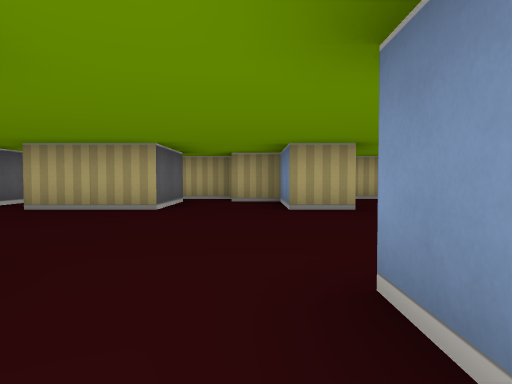
View 1 (above)

24 first-person views from a walk through a cub3D ray-caster map. The camera is about half as high as the walls, tilts 2° down and sees 70° across. The floor is counted in squares. Each view is taken from the middle of a square. On the plan, view 1 faces up. The plan holds only what a view shows up to about 9 squares ahead; the rest is blank.

View 2
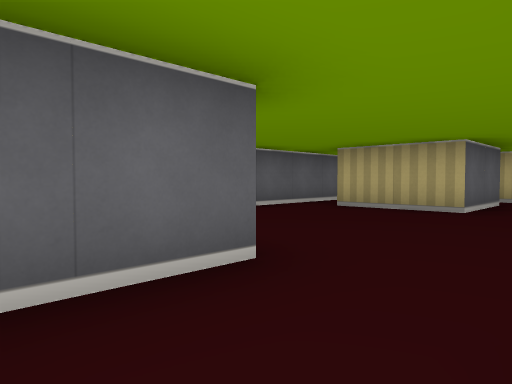

View 3
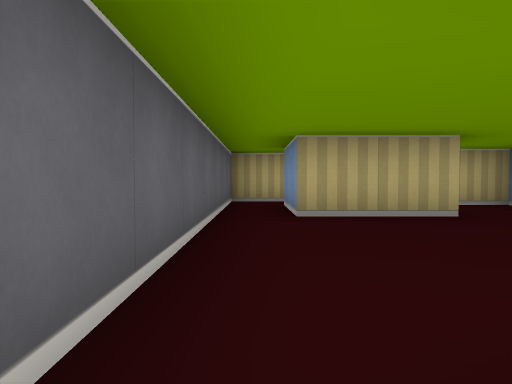

View 4
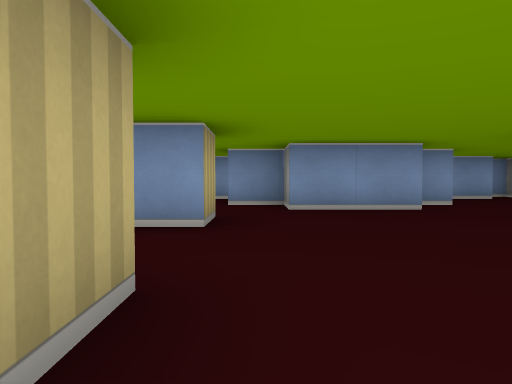

View 5
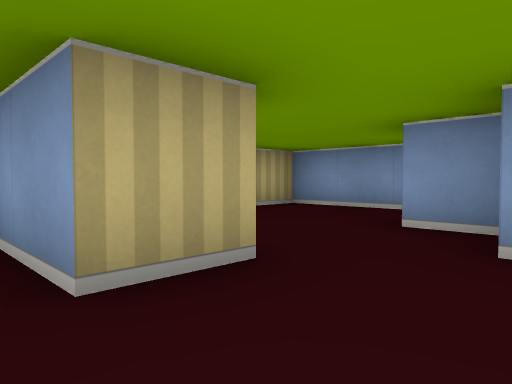

View 6
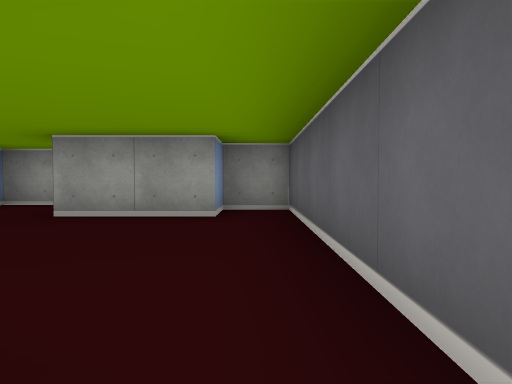

View 7
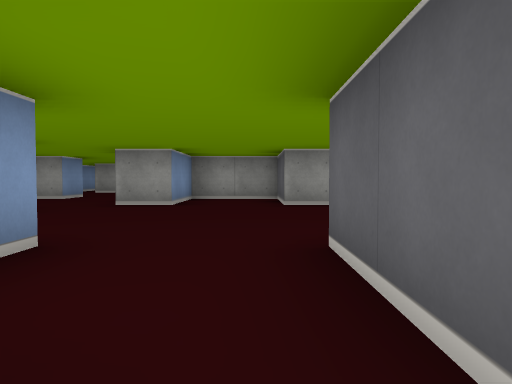

View 8
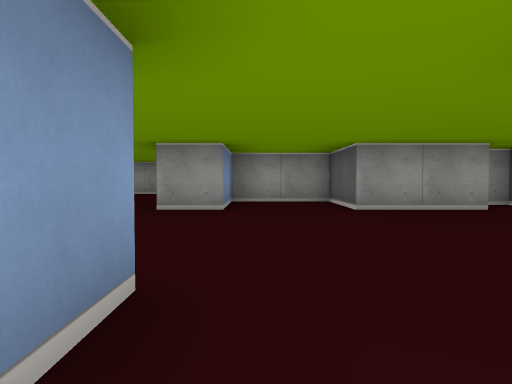

View 9
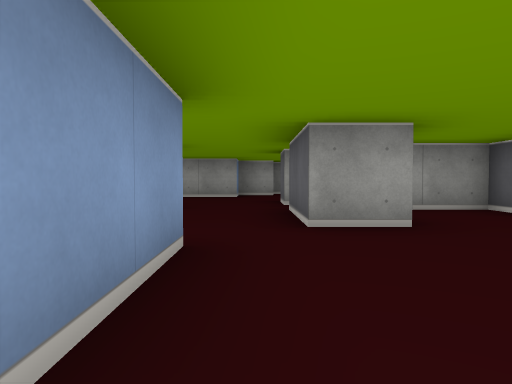

View 10
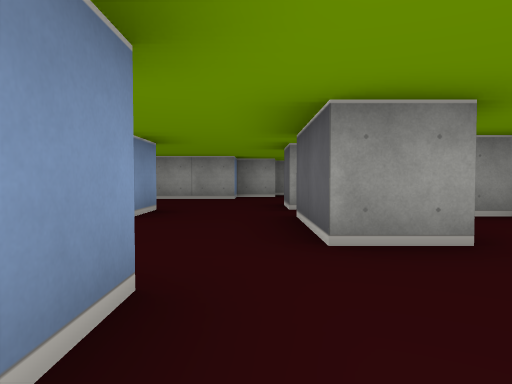

View 11
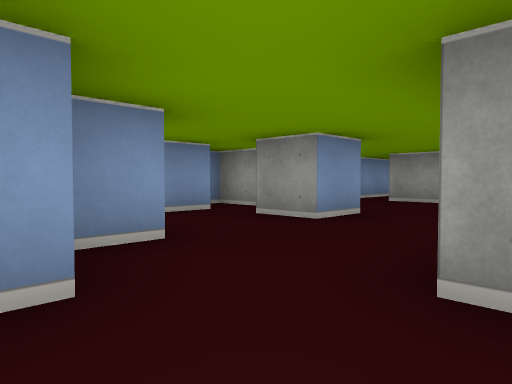

View 12
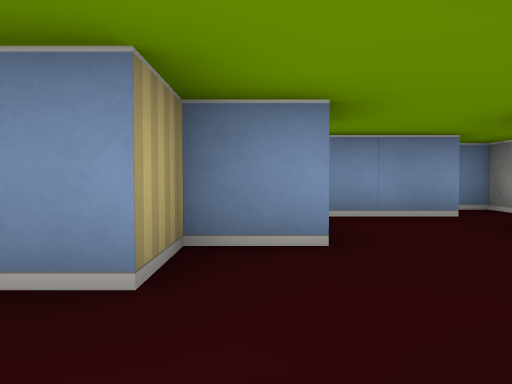

View 13
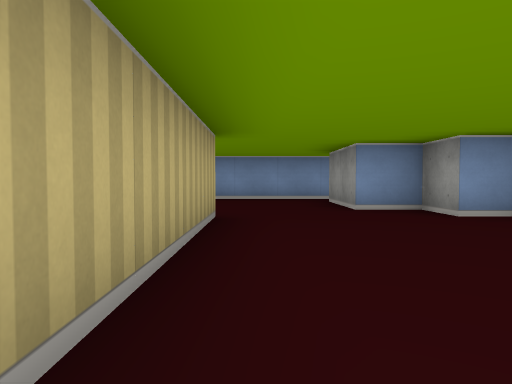

View 14
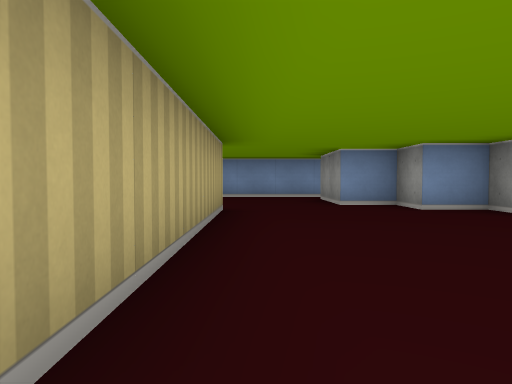

View 15
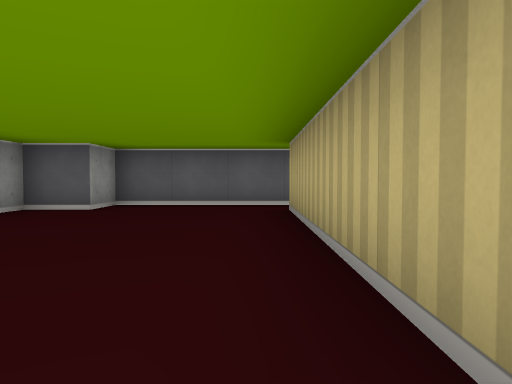

View 16
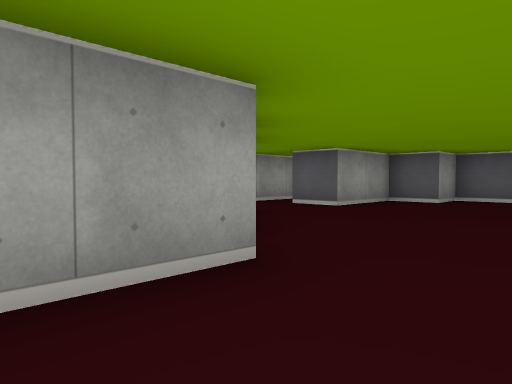

View 17
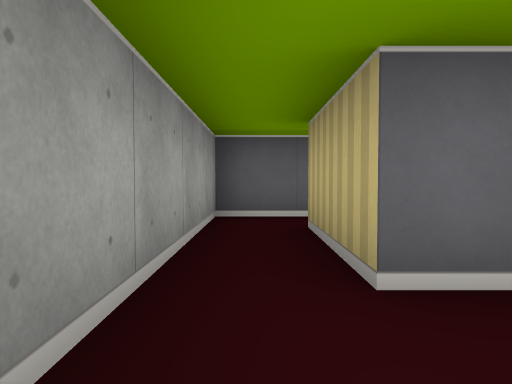

View 18
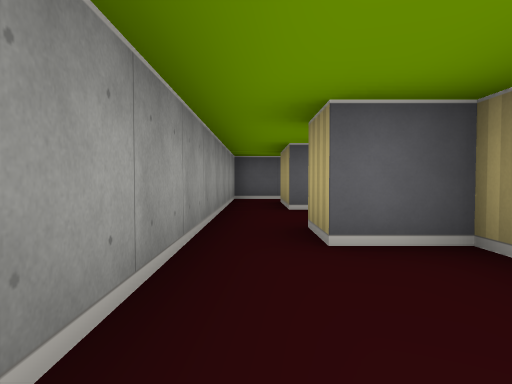

View 19
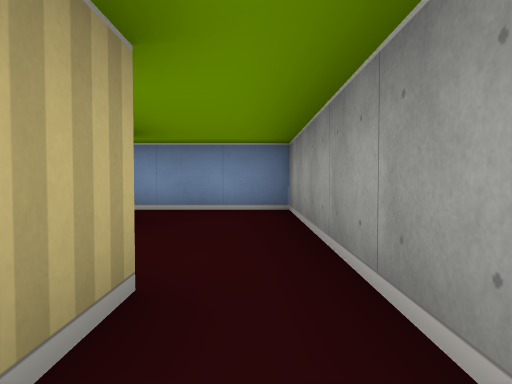

View 20
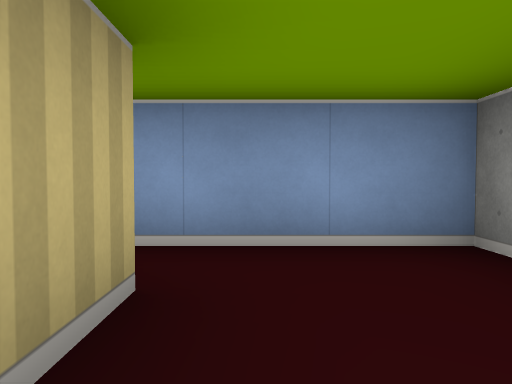

View 21
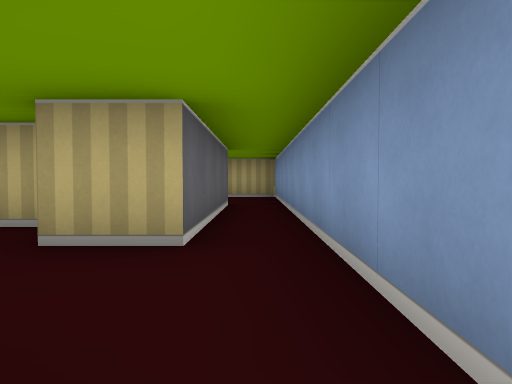

View 22
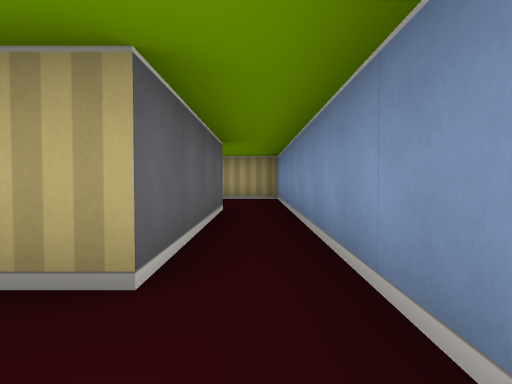

View 23
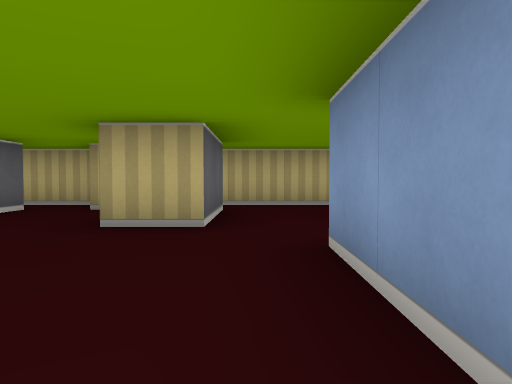

View 24
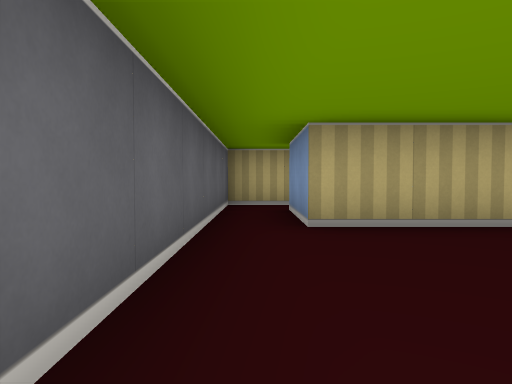

### Floor plan
Points are (right, up) in squares from view 1. A wall is a line through its corners. A room is listed if a view was taken in it or the views show most of it. See-through windows are left out.
Room 1 (views 1, 2, 3, 4, 5, 8, 9, 10, 11, 12, 23, 24)
walls: (-1.5, 7.5) (-1.5, 5.5) (-3.5, 5.5); (1.5, 7.5) (1.5, 5.5) (0.5, 5.5) (0.5, 7.5) (-0.5, 7.5); (3.5, 1.5) (3.5, 2.5) (2.5, 2.5) (2.5, 4.5) (3.5, 4.5) (3.5, 5.5); (-4.5, 5.5) (-4.5, 0.5) (-3.5, 0.5) (-3.5, 1.5) (-1.5, 1.5) (-1.5, -0.5) (0.5, -0.5) (0.5, 1.5) (1.5, 1.5); (5.5, 5.5) (5.5, 8.5) (1.4, 8.5)
ways out: opening at (-4, 6.5) to room 2; opening at (-1, 6.5) to room 3; opening at (2.5, 2) to room 5; opening at (5, 6) to room 5
Room 2 (view 6)
walls: (-1.5, 8.5) (-4.5, 8.5) (-4.5, 5.5); (-3.5, 5.5) (-3.5, 7.5)
ways out: opening at (-4, 6.5) to room 1; opening at (-2.5, 8) to room 3
Room 3 (view 7)
walls: (-0.5, 8.5) (-1.5, 8.5)
ways out: opening at (-1, 6.5) to room 1; opening at (-2.5, 8) to room 2
Room 4 (views 13, 14)
walls: (1.5, -2.5) (-3.5, -2.5); (1, -6.5) (1.5, -6.5) (1.5, -5.5) (2.5, -5.5) (2.5, -4.5) (3.5, -4.5); (-4.5, -2.4) (-4.5, -5.5) (-3.5, -5.5) (-3.5, -6.5) (-1.5, -6.5)
ways out: opening at (2, -3.7) to room 5; opening at (-0.5, -7) to room 6
Room 5 (views 15, 16, 21, 22)
walls: (5.5, -0.6) (5.5, 5.5); (3.5, -1.6) (3.5, -0.5) (4.5, -0.5); (5.5, -1.5) (6.5, -1.5) (6.5, -1); (1.5, -1.5) (1.5, -2.5); (1.5, 1.5) (1.5, -0.5); (3.5, -4.5) (4.5, -4.5); (5.5, -4.5) (5.5, -2); (4.5, 5.5) (4.5, 1.5) (3.5, 1.5)
ways out: opening at (2.5, 2) to room 1; opening at (5, 6) to room 1; opening at (2, -3.7) to room 4; opening at (5, -5.5) to room 7
Room 6 (views 17, 19)
walls: (-1.5, -6.5) (-1.5, -7.5) (-3.5, -7.5); (1.5, -7.5) (0.5, -7.5); (-4.5, -7.2) (-4.5, -8.5) (2.5, -8.5)
ways out: opening at (-0.5, -7) to room 4; opening at (2, -8) to room 7
Room 7 (views 18, 20)
walls: (4.5, -6.5) (3.6, -6.5); (2.5, -8.5) (5.5, -8.5) (5.5, -4.5); (1.5, -6.5) (1.5, -7.5)
ways out: opening at (5, -5.5) to room 5; opening at (2, -8) to room 6

Positions as (right, up) in squares from view 1, and headings:
1: (0, 0), facing up
2: (0, 0), facing up-left
3: (-4, 1), facing up
4: (-3, 5), facing right
5: (0, 4), facing up-right
6: (-4, 6), facing down
7: (-1, 8), facing down
8: (0, 7), facing down
9: (2, 5), facing down
10: (2, 4), facing down
11: (1, 3), facing down-right
12: (1, 2), facing right
13: (-3, -3), facing right
14: (-4, -3), facing right
15: (2, -3), facing left
16: (4, -3), facing down-left
17: (0, -8), facing left
18: (4, -8), facing left
19: (0, -8), facing right
20: (3, -7), facing right
21: (5, -1), facing up
22: (5, 0), facing up
23: (2, 2), facing up
24: (-4, 2), facing up
